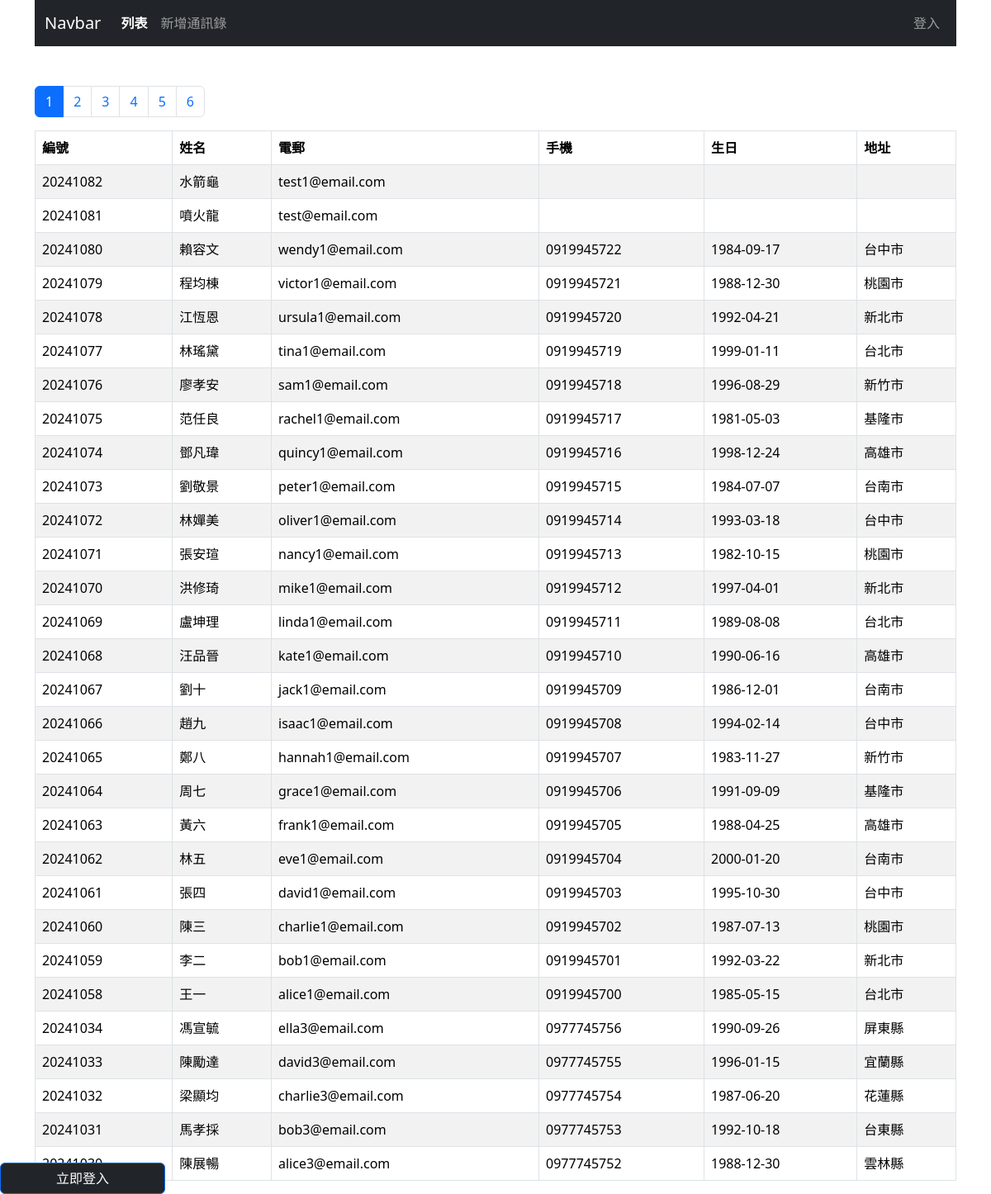
Page /user_CRUD/index_.php on the committed database.
### tables this page shows
CREATE TABLE `userinfo` (
  `user_id` int NOT NULL,
  `user_name` varchar(255) NOT NULL,
  `email` varchar(255) NOT NULL,
  `password` varchar(255) NOT NULL,
  `nick_name` varchar(255) DEFAULT NULL,
  `user_img` varchar(255) DEFAULT NULL,
  `birthday` date DEFAULT NULL,
  `create_day` datetime NOT NULL,
  `last_date` datetime DEFAULT NULL,
  `qr_img` varchar(255) DEFAULT NULL,
  `mobile` varchar(255) DEFAULT NULL,
  `line_id` varchar(255) DEFAULT NULL,
  `postal_code` int DEFAULT NULL,
  `address` varchar(255) DEFAULT NULL,
  `recipient` varchar(255) DEFAULT NULL,
  `contact_number` varchar(255) DEFAULT NULL,
  `store_firm` varchar(255) DEFAULT NULL,
  `store_id` varchar(255) DEFAULT NULL,
  `history_id` int DEFAULT NULL,
  `note` varchar(255) DEFAULT NULL
);

### user_CRUD/list-no-admin.php (the view, shortened to what this page needs)
<?php
$pageName = "ab_list";
$perPage = 30;
$page = isset($_GET['page']) ? intval($_GET['page']) : 1;
require __DIR__ . '/db-connect.php';
$t_sql = "SELECT COUNT(1) FROM userinfo ";
$totalRows = $pdo->query($t_sql)->fetch(PDO::FETCH_NUM)[0];
$totalPages = 0;
$rows = [];
if ($totalRows) {
  $totalPages = ceil($totalRows / $perPage);
  $sql = sprintf(
    "SELECT * FROM userinfo ORDER BY user_id DESC LIMIT %s, %s",
    ($page - 1) * $perPage,
    $perPage
  );
  $rows = $pdo->query($sql)->fetchAll();
}
?>
<?php include __DIR__ . "/parts/html-head.php"; ?>
<?php include __DIR__ . "/parts/navbar.php"; ?>
<div class="container">
  <div class="row">
    <div class="col">
      <nav aria-label="Page navigation example">
        <ul class="pagination">
          <?php for ($i = $page - 5; $i <= $page + 5; $i++) :
            if ($i >= 1 && $i <= $totalPages) :
          ?>
              <li class="page-item <?= $i == $page ? 'active' : '' ?>">
                <a class="page-link" href="?page=<?= $i ?>"><?= $i ?></a>
              </li>
          <?php
            endif;
          endfor; ?>
        </ul>
      </nav>
    </div>
  </div>
  <div class="row">
    <div class="col">
      <table class="table table-bordered table-striped">
        <thead>
          <tr>
            <th>編號</th>
            <th>姓名</th>
            <th>電郵</th>
            <th>手機</th>
            <th>生日</th>
            <th>地址</th>
          </tr>
        </thead>
        <tbody>
          <?php foreach ($rows as $r) : ?>
            <tr>
              <td><?= $r['user_id'] ?></td>
              <td><?= $r['user_name'] ?></td>
              <td><?= $r['email'] ?></td>
              <td><?= $r['mobile'] ?></td>
              <td><?= $r['birthday'] ?></td>
              <td><?= htmlentities($r['address']) ?></td>
            </tr>
          <?php endforeach; ?>
        </tbody>
      </table>
    </div>
  </div>
</div>
<?php include __DIR__ . "/parts/html-foot.php"; ?>

### user_CRUD/index_.php (shortened to what this page needs)
<?php
if (isset($_SESSION["admin"])) {
  include __DIR__ . '/list-admin.php';
} else {
  include __DIR__ . '/list-no-admin.php';
}

### user_CRUD/parts/html-head.php (shortened to what this page needs)
<!DOCTYPE html>
<html lang="zh">
<head>
  <link href="https://cdn.jsdelivr.net/npm/bootstrap@5.3.3/dist/css/bootstrap.min.css" rel="stylesheet" />
  <link rel="stylesheet" href="https://cdnjs.cloudflare.com/ajax/libs/font-awesome/6.5.2/css/all.min.css">
</head>
<body>

### user_CRUD/parts/navbar.php (shortened to what this page needs)
<div class="container mb-5">
  <nav class="navbar navbar-expand-lg  navbar-dark bg-dark">
    <div class="container-fluid">
      <a class="navbar-brand" href="index_.php">Navbar</a>
      <div class="collapse navbar-collapse" id="navbarSupportedContent">
        <ul class="navbar-nav me-auto mb-2 mb-lg-0">
          <li class="nav-item">
            <a class="nav-link <?= $pageName == 'ab_list' ? 'active' : '' ?>" href="index_.php">列表</a>
          </li>
          <li class="nav-item">
            <a class="nav-link <?= $pageName == 'ab_add' ? 'active' : '' ?>" href="add.php">新增通訊錄</a>
          </li>
        </ul>
        <ul class="navbar-nav mb-2 mb-lg-0">
          <?php if (isset($_SESSION["admin"])) : ?>
            <li class="nav-item">
              <a class="nav-link"><?= $_SESSION["admin"]['nick_name'] ?></a>
            </li>
            <li class="nav-item">
              <a class="nav-link" href="logout.php">登出</a>
            </li>
          <?php else : ?>
            <li class="nav-item">
              <a class="nav-link <?= $pageName == 'login' ? 'active' : '' ?>" href="login.php">登入</a>
            </li>
          <?php endif; ?>
        </ul>
      </div>
    </div>
  </nav>
</div>
<a class="col-2 btn btn-primary fixed-bottom bg-dark ml-5" data-bs-toggle="offcanvas" href="#offcanvasExample" role="button" aria-controls="offcanvasExample">
  立即登入
</a>

### user_CRUD/parts/navbar.php (style rules this page uses)
nav.navbar ul.navbar-nav a.nav-link.active { font-weight: 900; border-radius: 6px; }

### rows in the picture
userinfo: user_id "20241082", user_name "水箭龜", email "test1@email.com"
userinfo: user_id "20241081", user_name "噴火龍", email "test@email.com"
userinfo: user_id "20241080", user_name "賴容文", email "wendy1@email.com", mobile "0919945722", birthday "1984-09-17", address "台中市"
userinfo: user_id "20241079", user_name "程均棟", email "victor1@email.com", mobile "0919945721", birthday "1988-12-30", address "桃園市"
userinfo: user_id "20241078", user_name "江恆恩", email "ursula1@email.com", mobile "0919945720", birthday "1992-04-21", address "新北市"
userinfo: user_id "20241077", user_name "林瑤黛", email "tina1@email.com", mobile "0919945719", birthday "1999-01-11", address "台北市"
userinfo: user_id "20241076", user_name "廖孝安", email "sam1@email.com", mobile "0919945718", birthday "1996-08-29", address "新竹市"
userinfo: user_id "20241075", user_name "范任良", email "rachel1@email.com", mobile "0919945717", birthday "1981-05-03", address "基隆市"
userinfo: user_id "20241074", user_name "鄧凡瑋", email "quincy1@email.com", mobile "0919945716", birthday "1998-12-24", address "高雄市"
userinfo: user_id "20241073", user_name "劉敬景", email "peter1@email.com", mobile "0919945715", birthday "1984-07-07", address "台南市"
userinfo: user_id "20241072", user_name "林嬋美", email "oliver1@email.com", mobile "0919945714", birthday "1993-03-18", address "台中市"
userinfo: user_id "20241071", user_name "張安瑄", email "nancy1@email.com", mobile "0919945713", birthday "1982-10-15", address "桃園市"
userinfo: user_id "20241070", user_name "洪修琦", email "mike1@email.com", mobile "0919945712", birthday "1997-04-01", address "新北市"
userinfo: user_id "20241069", user_name "盧坤理", email "linda1@email.com", mobile "0919945711", birthday "1989-08-08", address "台北市"
userinfo: user_id "20241068", user_name "汪品晉", email "kate1@email.com", mobile "0919945710", birthday "1990-06-16", address "高雄市"
userinfo: user_id "20241067", user_name "劉十", email "jack1@email.com", mobile "0919945709", birthday "1986-12-01", address "台南市"
userinfo: user_id "20241066", user_name "趙九", email "isaac1@email.com", mobile "0919945708", birthday "1994-02-14", address "台中市"
userinfo: user_id "20241065", user_name "鄭八", email "hannah1@email.com", mobile "0919945707", birthday "1983-11-27", address "新竹市"
userinfo: user_id "20241064", user_name "周七", email "grace1@email.com", mobile "0919945706", birthday "1991-09-09", address "基隆市"
userinfo: user_id "20241063", user_name "黃六", email "frank1@email.com", mobile "0919945705", birthday "1988-04-25", address "高雄市"
userinfo: user_id "20241062", user_name "林五", email "eve1@email.com", mobile "0919945704", birthday "2000-01-20", address "台南市"
userinfo: user_id "20241061", user_name "張四", email "david1@email.com", mobile "0919945703", birthday "1995-10-30", address "台中市"
userinfo: user_id "20241060", user_name "陳三", email "charlie1@email.com", mobile "0919945702", birthday "1987-07-13", address "桃園市"
userinfo: user_id "20241059", user_name "李二", email "bob1@email.com", mobile "0919945701", birthday "1992-03-22", address "新北市"
userinfo: user_id "20241058", user_name "王一", email "alice1@email.com", mobile "0919945700", birthday "1985-05-15", address "台北市"
userinfo: user_id "20241034", user_name "馮宣毓", email "ella3@email.com", mobile "0977745756", birthday "1990-09-26", address "屏東縣"
userinfo: user_id "20241033", user_name "陳勵達", email "david3@email.com", mobile "0977745755", birthday "1996-01-15", address "宜蘭縣"
userinfo: user_id "20241032", user_name "梁顯均", email "charlie3@email.com", mobile "0977745754", birthday "1987-06-20", address "花蓮縣"
userinfo: user_id "20241031", user_name "馬孝採", email "bob3@email.com", mobile "0977745753", birthday "1992-10-18", address "台東縣"
userinfo: user_name "陳展暢", email "alice3@email.com", mobile "0977745752", birthday "1988-12-30", address "雲林縣"
